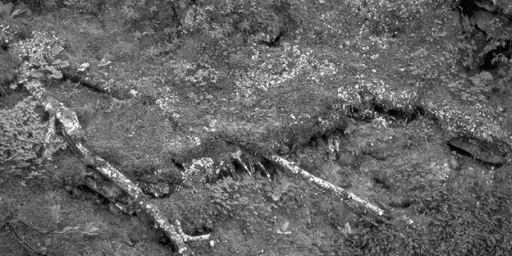
%> input picture exercises/exercise3/pca_datafiles/imgpca/n1.jpg, 512 x 256 px; its folder holds only this picture in this run
$ octave mi2_task2.m   (GNU Octave 9; MATLAB toolbox functions it lacks are replaced by stand-ins)
%> lines starting %> are read from the running program, lines starting %| are printed output that depends on the picture
### exercises/exercise3/pca.m
function [covarianceMatrix] = pca( path, numberPatches, patchSize )
%> called with path = 'pca_datafiles/imgpca/n*', numberPatches = 20000, patchSize = 8

% sampling from nature pictures
files = textscan(ls(path),'%s');
files = files{1,1};

samples = zeros(numberPatches,patchSize*patchSize);

for i = (1:length(files))
    imData = imread(files{i});
%> imData is the input picture: size 256x512 uint8; min 0, max 255, mean 100.3

    numberSamplesPerImage = floor(i*numberPatches/length(files))-...
        floor((i-1)*numberPatches/length(files));
    %calculate starting point

    [height,width] = size(imData);
%> height = 256; width = 512

    heightRange = height - patchSize+1;
%> heightRange = 249
    widthRange = width-patchSize+1;
%> widthRange = 505

    xs=floor(rand(numberSamplesPerImage,1)*widthRange)+1;
    ys=floor(rand(numberSamplesPerImage,1)*heightRange)+1;

    for j = (1:numberSamplesPerImage)
        samples(j+floor((i-1)*numberPatches/length(files)),:) = reshape(imData(ys(j):ys(j)+patchSize-1,...
            xs(j):xs(j)+patchSize-1),1,patchSize*patchSize);
    end
end

mean = sum(samples,numberPatches);
centeredSamples = zeros(numberPatches,patchSize*patchSize);

for i = (1:patchSize*patchSize)
    centeredSamples(:,i) = samples(:,i)-mean(i);
end

covarianceMatrix = centeredSamples'*centeredSamples;

end

### exercises/exercise3/showPC.m
function [ ] = showPC(strTitle, covarianceMatrix,patchSize, pcToShow )
%> called with strTitle = 'Nature files', patchSize = 8, pcToShow = 24
[pcaMatrix,varianceMatrix] = eigs(covarianceMatrix,pcToShow);

figure();
m = floor(sqrt(pcToShow));
n = pcToShow/m;

for i = 1:pcToShow
    subplot(m,n,i);
    imshow(reshape(4*pcaMatrix(:,i),patchSize,patchSize));
    title(varianceMatrix(i,i));
end

suptitle(strTitle);

end

### exercises/exercise3/mi2_task2.m
% Machine Intelligence 2
% Exercise Sheet 3
% Task 3.2
%
% Jens Krenzin
% Till Rohrmann

close all;
clear all;
clc;

numberPatches = 20000;
patchSize = 8;
pcToShow = 24;
nature = 'pca_datafiles/imgpca/n*';
buildings = 'pca_datafiles/imgpca/b*';

[covarianceNature] = pca(nature,numberPatches,patchSize);

showPC('Nature files',covarianceNature,patchSize,pcToShow);
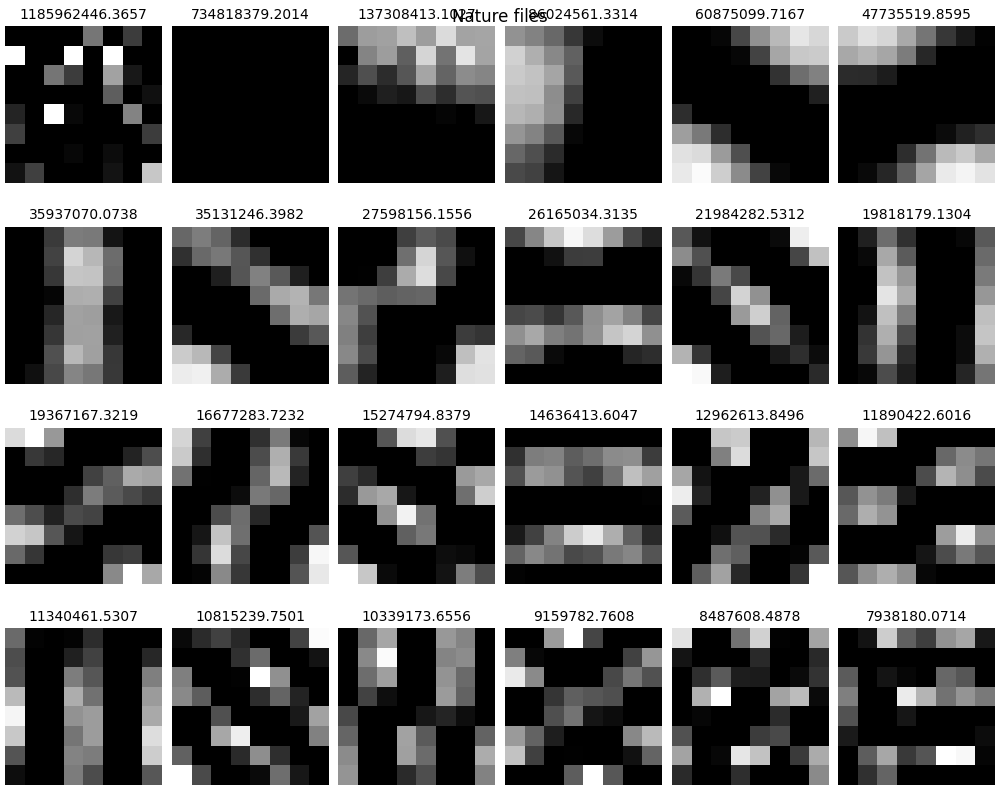
%> figure redrawn from the program's plot data, 24 panels

[covarianceBuildings] = pca(buildings,numberPatches,patchSize);

showPC('Building files', covarianceBuildings,patchSize,pcToShow);
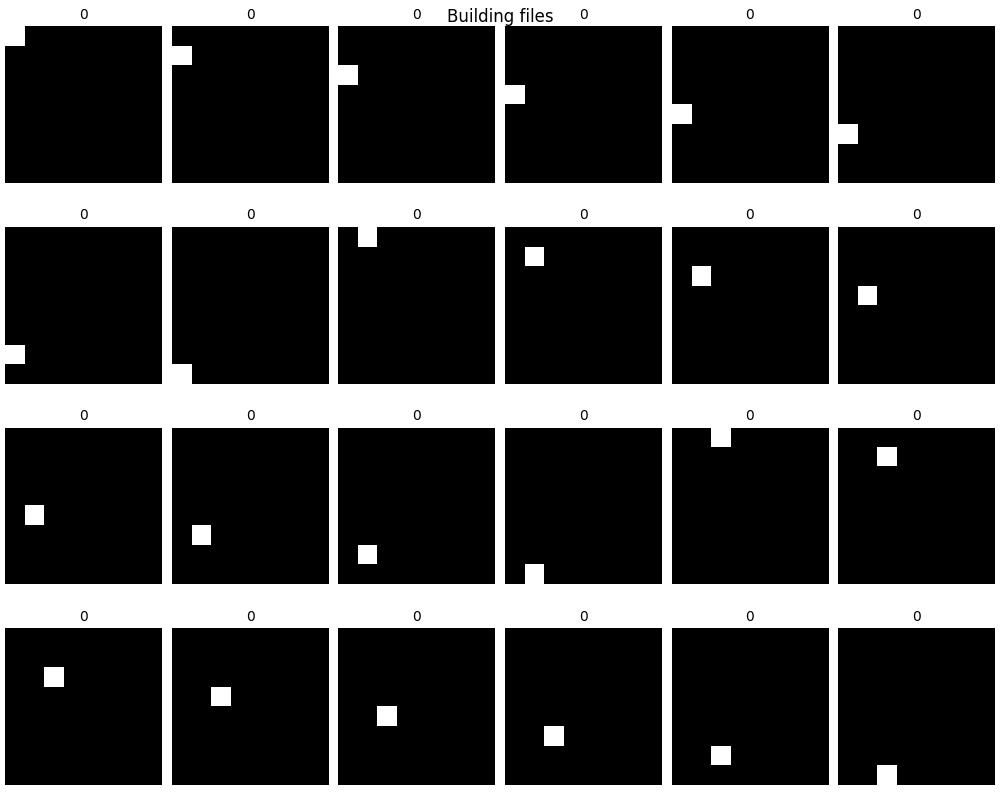
%> figure redrawn from the program's plot data, 24 panels
